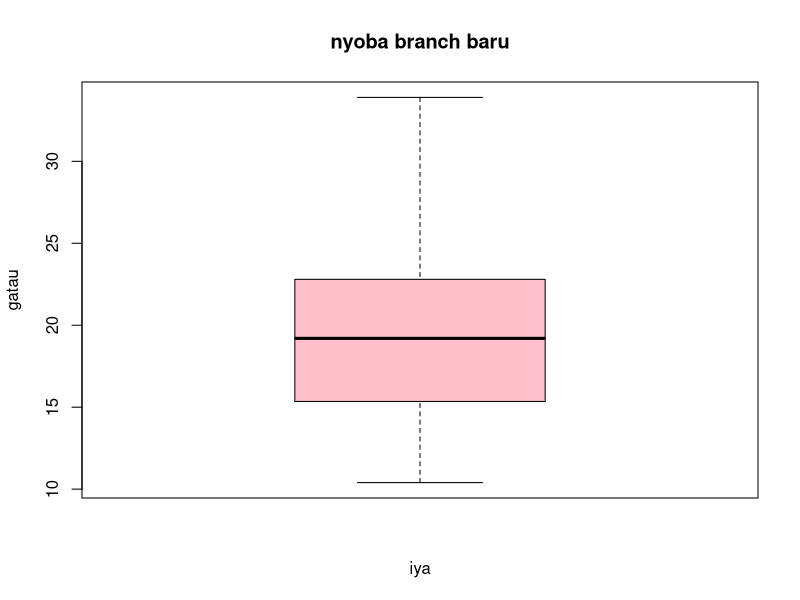

The R source for this figure:
summary(mtcars)
mean(mtcars$mpg)
sd(mtcars$mpg)
max(mtcars$mpg)
min(mtcars$mpg)
quantile(mtcars$mpg, 0,5)
boxplot(mtcars$mpg,
        main = "nyoba branch baru",
        ylab = "gatau",
        xlab = "iya",
        col = "pink")
